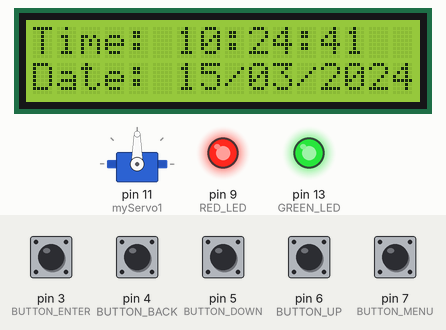
This sketch was run on a simulated Arduino Uno, built with avr-gcc and run on an emulated ATmega328P. Shown: servo, 16×2 character LCD, output pins drawn as LEDs (lit = HIGH). The test bench sets the inputs (shaded band); at power-on: pin 3 (BUTTON_ENTER), pin 4 (BUTTON_BACK), pin 5 (BUTTON_DOWN), pin 6 (BUTTON_UP), pin 7 (BUTTON_MENU) HIGH. The local clock reads 2024-03-15 10:24:30 at power-on unless the sketch sets it.

Above: at 3.2 s.
3.3 s: pin 7 (BUTTON_MENU) pulled LOW for 0.15 s
At 4.3 s:
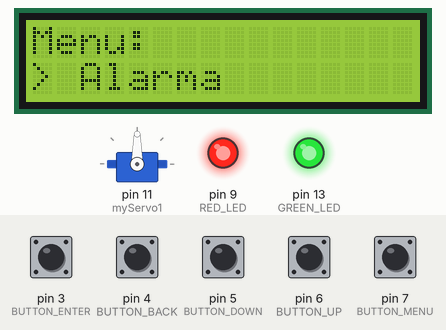
4.9 s: pin 3 (BUTTON_ENTER) pulled LOW for 0.15 s
At 5.8 s:
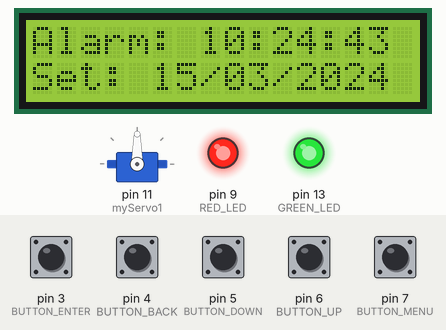
8.0 s: pin 4 (BUTTON_BACK) pulled LOW for 1 s
At 9.5 s:
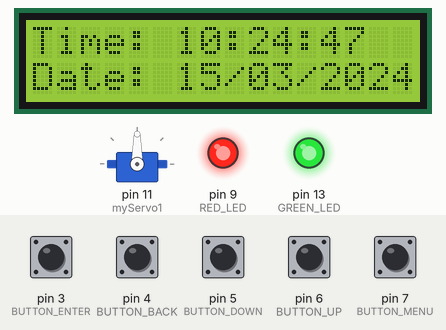
10.5 s: pin 7 (BUTTON_MENU) pulled LOW for 1 s
At 11.6 s:
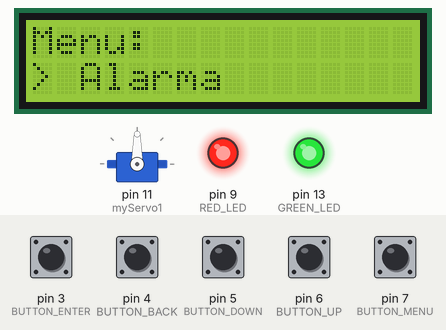
13.0 s: pin 5 (BUTTON_DOWN) pulled LOW for 1 s
At 13.44 s:
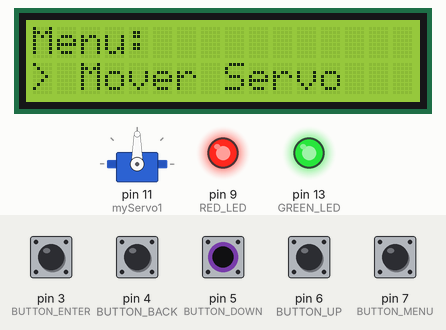
15.5 s: pin 3 (BUTTON_ENTER) pulled LOW for 1 s
At 16.8 s:
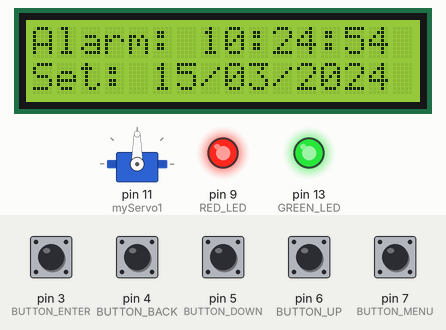
Timing chart, 0 to 18.5 s (numbered marks = the images above; inputs shaded):
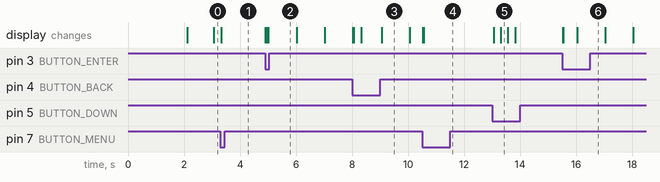

Measured:
- after the input at 3.3 s, the display: changes at once (image 1)
- after the input at 4.9 s, the display: first changes at once (image 2 shows a later state)
- after the input at 8.0 s, the display: first changes at once (image 3 shows a later state)
- after the input at 10.5 s, the display: first changes at once (image 4 shows a later state)
- after the input at 13.0 s, the display: first changes after 0.06 s (image 5 shows a later state)
- after the input at 15.5 s, the display: first changes at once (image 6 shows a later state)
- what the display in image 3 shows lasts 1.0 s, from 9.1 s to 10.1 s

The sketch:

AlimentadorV1.ino
```cpp
#include <Wire.h>
#include <LiquidCrystal_I2C.h>
#include <RTClib.h>
#include <Servo.h>

// -------------------- BUTTONS --------------------
#define BUTTON_MENU 7
#define BUTTON_UP 6
#define BUTTON_DOWN 5
#define BUTTON_BACK 4
#define BUTTON_ENTER 3
#define RED_LED 9
#define GREEN_LED 13

// -------------------- LCD & RTC --------------------
LiquidCrystal_I2C lcd(0x27, 16, 2);
RTC_DS3231 rtc;
Servo myServo1;

// --- MENU OPTIONS ---
const int numOptions = 4;
String options[numOptions] = {
  "Alarma",
  "Temporizador",
  "Mover Servo",
  "Encender LED"  //General purpose, case can be updated to do other tasks
};

// -------------------- DEBOUNCE CONTROL --------------------

const long debounceDelay = 250;  // 200 milisegundos para detectar una pulsación única
unsigned long lastDebounceMenu = 0;
unsigned long lastDebounceUp = 0;
unsigned long lastDebounceDown = 0;
unsigned long lastDebounceBack = 0;
unsigned long lastDebounceEnter = 0;

// -------------------- PROGRAM VARIABLES--------------------
int currentOption = 0;
int menuLevel = 0;  // 0 = time and date, 1 = Menu, 2 = submenú

// --- TIME HH:MM:SS AND DATE DD/MM/YY VARIABLES
int hour;
int minutes;
int seconds;
int day;
int month;
int year;

// -- TIME AND DATE VARIABLES TO SET ALARM
int alarmHour;
int alarmMinutes;
int alarmSeconds;
int alarmDay;
int alarmMonth;
int alarmYear;

// -- Alarm navigation variables and
bool alarmSave = false;

// -- Servo
int posI = 0;    // Servo initial position
int posF = 180;  // Servo final position
bool servoMoved = false;
int currentPos = 0;

// =========================================================
//                        SETUP
// =========================================================
void setup() {
  Serial.begin(9600);

  // --- Button Configuration ---
  pinMode(BUTTON_MENU, INPUT_PULLUP);
  pinMode(BUTTON_UP, INPUT_PULLUP);
  pinMode(BUTTON_DOWN, INPUT_PULLUP);
  pinMode(BUTTON_BACK, INPUT_PULLUP);
  pinMode(BUTTON_ENTER, INPUT_PULLUP);
  pinMode(GREEN_LED, OUTPUT);
  pinMode(RED_LED, OUTPUT);
  myServo1.attach(11);

  // --- LCD INITIALIZATION ---
  lcd.init();
  lcd.backlight();

  // --- RTC INITIALIZATION ---
  if (rtc.begin() == false) {
    lcd.print("Error RTC");
    while (1)
      ;
  }
  // --- Welcome Message ---
  lcd.setCursor(0, 0);
  lcd.print("Hola gonorrea");
  lcd.setCursor(0, 1);
  lcd.print("Que mas pues?");
  delay(2000);

  // Just adjust once to adjust the compilation time.
  //rtc.adjust(DateTime(F(__DATE__), F(__TIME__)));
  digitalWrite(GREEN_LED, HIGH);
  digitalWrite(RED_LED, HIGH);
}

// =========================================================
//                        LOOP
// =========================================================

void loop() {
  //TIME AND DATE
  DateTime now = rtc.now();
  hour         = now.hour();
  minutes      = now.minute();
  seconds      = now.second() + 8;
  year         = now.year();
  month        = now.month();
  day          = now.day();
  alarmHour    = now.hour();
  alarmMinutes = now.minute();
  alarmSeconds = now.second() + 8;
  alarmDay     = now.day();
  alarmMonth   = now.month();
  alarmYear    = now.year();

  // -- LCD NAVIGATION AND FUNCTION --
  switch (menuLevel) {
    // =====================================================
    // --- TIME AND DATE SHOWN AT INITIALIZATION ---
    case 0:
      {
        // --- Show Time ---
        lcd.setCursor(0, 0);
        lcd.print("Time: ");
        if (hour < 10) lcd.print("0");
        lcd.print(hour);
        lcd.print(":");
        if (minutes < 10) lcd.print("0");
        lcd.print(minutes);
        lcd.print(":");
        if (seconds < 10) lcd.print("0");
        lcd.print(seconds);
        // --- Show Date ---
        lcd.setCursor(0, 1);
        lcd.print("Date: ");
        if (day < 10) lcd.print("0");
        lcd.print(day);
        lcd.print("/");
        if (month < 10) lcd.print("0");
        lcd.print(month);
        lcd.print("/");
        lcd.print(year);

        // --- Go to Menu ---
        if (digitalRead(BUTTON_MENU) == LOW) {
          if (millis() - lastDebounceMenu > debounceDelay) {
            lcd.clear();
            menuLevel = 1;
            lastDebounceMenu = millis();
          }
        }
        break;
      }

    // =====================================================
    // --- MENU NAVIGATION ---
    // =====================================================
    case 1:
      {
        lcd.setCursor(0, 0);
        lcd.print("Menu:           ");
        lcd.setCursor(0, 1);
        lcd.print("> ");
        lcd.print(options[currentOption]);
        lcd.print("               ");

        // --- DOWN button ---
        if (digitalRead(BUTTON_DOWN) == LOW) {
          if (millis() - lastDebounceDown > debounceDelay) {
            currentOption++;
            if (currentOption >= numOptions) currentOption = 0;
            lastDebounceDown = millis();
          }
        }

        // --- UP button ---
        if (digitalRead(BUTTON_UP) == LOW) {
          if (millis() - lastDebounceUp > debounceDelay) {
            currentOption--;
            if (currentOption < 0) currentOption = numOptions - 1;
            lastDebounceUp = millis();
          }
        }

        // --- ENTER button ---
        if (digitalRead(BUTTON_ENTER) == LOW) {
          if (millis() - lastDebounceEnter > debounceDelay) {
            lcd.clear();
            menuLevel = currentOption + 2;
            lastDebounceEnter = millis();
          }
        }

        // --- BACK button ---
        if (digitalRead(BUTTON_BACK) == LOW) {
          if (millis() - lastDebounceBack > debounceDelay) {
            lcd.clear();
            menuLevel = 0;
            currentOption = 0;
            lastDebounceBack = millis();
          }
        }
        break;
      }

    // =====================================================
    // --- ALARM ---
    // =====================================================
    case 2:
      { // -- First We show the actual time and date --
        // --- Show Time ---
        lcd.setCursor(0, 0);
        lcd.print("Alarm: ");
        if (alarmHour < 10) lcd.print("0");
        lcd.print(alarmHour);
        lcd.print(":");
        if (alarmMinutes < 10) lcd.print("0");
        lcd.print(alarmMinutes);
        lcd.print(":");
        if (alarmSeconds < 10) lcd.print("0");
        lcd.print(alarmSeconds);
        // --- Show Date ---
        lcd.setCursor(0, 1);
        lcd.print("Set: ");
        if (alarmDay < 10) lcd.print("0");
        lcd.print(day);
        lcd.print("/");
        if (alarmMonth < 10) lcd.print("0");
        lcd.print(alarmMonth);
        lcd.print("/");
        lcd.print(alarmYear);

        if (digitalRead(BUTTON_BACK) == LOW) {
          if (millis() - lastDebounceBack > debounceDelay) {
            lcd.clear();
            menuLevel = 1;
            lastDebounceBack = millis();
          }
        }
        break;
      }
      //
    // =====================================================
    // --- TIMER ---
    // =====================================================
    case 3:
      {
        lcd.setCursor(0, 0);
        lcd.print("Soy timer");

        if (digitalRead(BUTTON_BACK) == LOW) {
          if (millis() - lastDebounceBack > debounceDelay) {
            lcd.clear();
            menuLevel = 1;
            lastDebounceBack = millis();
          }
        }
        break;
      }

    // =====================================================
    // --- SERVO MANAGEMENT ---
    // =====================================================
    case 4:
      {
        // Inicialización al entrar
        if (!servoMoved) {
            currentPos = posI;        // empieza desde la posición inicial
            myServo1.write(currentPos);
            servoMoved = true;
            lcd.clear();
            lcd.setCursor(0, 0);
            lcd.print("Servo Control");
        }

        // Mostrar posición
        lcd.setCursor(0, 1);
        lcd.print("Pos: ");
        lcd.print(currentPos);
        lcd.print("   "); // limpia dígitos anteriores

        // Botón UP
        if (digitalRead(BUTTON_UP) == LOW) {
            if (millis() - lastDebounceUp > debounceDelay) {
                currentPos++;
                if (currentPos > posF) currentPos = posF;
                myServo1.write(currentPos);
                lastDebounceUp = millis();
            }
        }

        // Botón DOWN
        if (digitalRead(BUTTON_DOWN) == LOW) {
            if (millis() - lastDebounceDown > debounceDelay) {
                currentPos--;
                if (currentPos < posI) currentPos = posI;
                myServo1.write(currentPos);
                lastDebounceDown = millis();
            }
        }

        // Botón BACK
        if (digitalRead(BUTTON_BACK) == LOW) {
            if (millis() - lastDebounceBack > debounceDelay) {
                lcd.clear();
                menuLevel = 1;
                servoMoved = false;  // reset para próxima vez
                lastDebounceBack = millis();
            }
        }
        break;
      }


    // =====================================================
    // --- LED MANAGEMENT ---
    // =====================================================
    case 5:
      {
        bool up = (digitalRead(BUTTON_UP) == LOW);
        bool down = (digitalRead(BUTTON_DOWN) == LOW);

        // Ambos presionados → Enciende ambos LEDs
        if (up && down) {
          digitalWrite(RED_LED, HIGH);
          digitalWrite(GREEN_LED, HIGH);
          lcd.setCursor(0, 0);
          lcd.print("> Green: ON     ");
          lcd.setCursor(0, 1);
          lcd.print("> Red: ON       ");
        }
        // Solo DOWN → Verde
        else if (down) {
          digitalWrite(GREEN_LED, HIGH);
          digitalWrite(RED_LED, LOW);
          lcd.setCursor(0, 0);
          lcd.print("> Green: ON     ");
          lcd.setCursor(0, 1);
          lcd.print("> Red: OFF      ");
        }
        // Solo UP → Rojo
        else if (up) {
          digitalWrite(RED_LED, HIGH);
          digitalWrite(GREEN_LED, LOW);
          lcd.setCursor(0, 0);
          lcd.print("> Green: OFF    ");
          lcd.setCursor(0, 1);
          lcd.print("> Red: ON       ");
        }
        // Ninguno presionado → texto normal
        else {
          digitalWrite(RED_LED, LOW);
          digitalWrite(GREEN_LED, LOW);
          lcd.setCursor(0, 0);
          lcd.print("> Green: OFF    ");
          lcd.setCursor(0, 1);
          lcd.print("> Red: OFF      ");
        }

        // Volver al menú
        if (digitalRead(BUTTON_BACK) == LOW) {
          lcd.clear();
          digitalWrite(GREEN_LED, HIGH);
          digitalWrite(RED_LED, HIGH);
          menuLevel = 1;
        }
        break;
      }
  }
}
```
